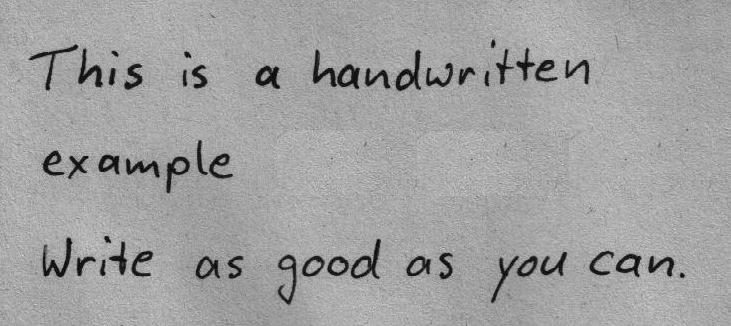
#> input picture example.png, 731 x 326 px
$ python -i segmentation.py   (imports and definitions only)
#> lines starting #> are read from the running program, lines starting #| are printed output that depends on the picture; after the words box and inside, x2 and y2 are one past the last pixel; in counts of white or black regions, pixels touching at a corner belong together
import cv2
import numpy as np
import matplotlib.pyplot as plt

def lineSegmentation(imgName):
#> called with imgName = 'example.png'
    img = cv2.imread(imgName)
#> img is the input picture: shape (326, 731, 3); min 0, max 229, mean 161.1
    chars = []
    print(img)
#> (printed output is left out)
    h,w,c = img.shape
#> h = 326; w = 731; c = 3
    wi = w
#> wi = 731
    # [7 lines of commented-out code are left out]
    img = cv2.cvtColor(img,cv2.COLOR_BGR2GRAY)
#> img: shape (326, 731)
    # plt.imshow(img,cmap="gray")
    # plt.show()

    dim,imgCopy = cv2.threshold(img,80,255,cv2.THRESH_BINARY)
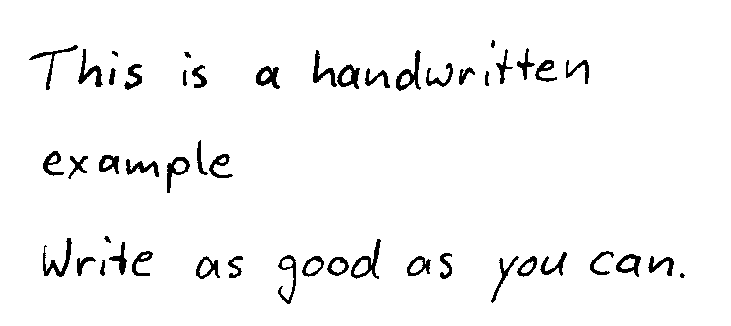
#> imgCopy: shape (326, 731); 96.2% white; 49 black regions (1 under 20 px), largest, box (x1, y1, x2, y2) and area: (396, 50, 421, 91) 354, (351, 239, 381, 279) 349, (43, 238, 72, 277) 341
    # [9 lines of commented-out code are left out]
    ret,thrsImg = cv2.threshold(img,80,255,cv2.THRESH_BINARY_INV)

    img  = thrsImg
    img1 = thrsImg
    img2 = thrsImg
    img3 = thrsImg
    # plt.imshow(img,cmap="gray")
    # plt.show()

    # to focus on foreground instead of background
    kernalLine = np.ones((5,85),np.uint8)

    kernalWord = np.ones((11,21),np.uint8)

    kernalChar = np.ones((),np.uint8)

    imgLine = cv2.dilate(img,kernalLine,iterations=1)
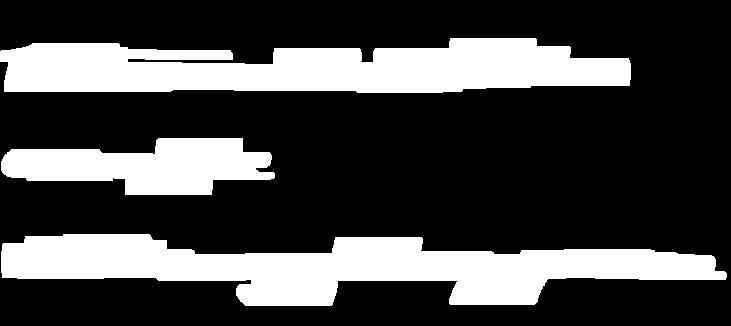
#> imgLine: shape (326, 731); 27.3% white; 3 white regions, box (x1, y1, x2, y2) and area: (1, 234, 727, 306) 28767, (0, 38, 631, 93) 26094, (1, 138, 275, 195) 10245
    # plt.imshow(imgLine)
    # plt.show()
    imgWord = cv2.dilate(img,kernalWord,iterations=1)
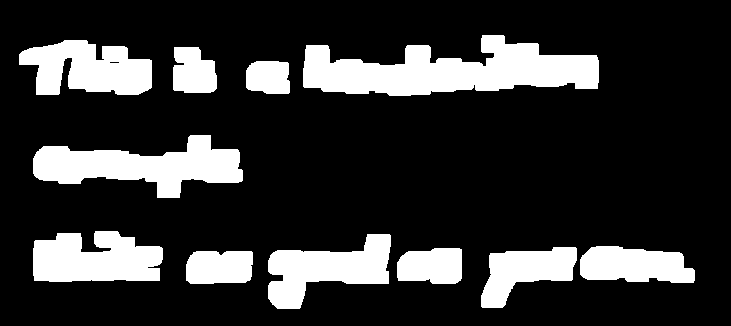
#> imgWord: shape (326, 731); 19.8% white; 11 white regions
    # plt.imshow(imgWord)
    # plt.show()
    imgChar = cv2.dilate(img,kernalChar,iterations=1)
    # plt.imshow(imgChar,cmap='gray')
    # plt.show()

    # RETR_EXTERNAL for getting external contours ony and CHAIN_APPROX_NONE for not getting all points of contours (if img is not straight then if don't want all points) but some points only
    contoursLine , heirarchy = cv2.findContours(imgLine,cv2.RETR_EXTERNAL,cv2.CHAIN_APPROX_NONE)
#> contoursLine = 3 contours; box (x1, y1, x2, y2) and area: (1, 234, 727, 306) 27940, (0, 38, 631, 93) 25286, (1, 138, 275, 195) 9912

    sorted_contours_line = sorted(contoursLine,key=lambda ctr : cv2.boundingRect(ctr)[1])
#> sorted_contours_line has the same summary as contoursLine

    for line in sorted_contours_line:

        x,y,w,h = cv2.boundingRect(line)
        requiredPart = imgWord[y:y+h,x:x+w]
        # [8 lines of commented-out code are left out]
        contoursWord , heirarchy = cv2.findContours(requiredPart,cv2.RETR_EXTERNAL,cv2.CHAIN_APPROX_NONE)
        sorted_contours_word = sorted(contoursWord,key=lambda ctr : cv2.boundingRect(ctr)[0])

        for word in sorted_contours_word:
            # print(cv2.contourArea(word))

            if(cv2.contourArea(word) <300):
                continue
            xw,yw,ww,hw = cv2.boundingRect(word)
            # print("word")

            # print(xw,yw,ww,hw)


            requiredPartWord = imgChar[y:y+h,x+xw:x+xw+ww]
            # cv2.rectangle(img2,(x+xw,y),(x+xw+ww,y+h),(255, 0, 0),2)


            contoursChar , heirarchy = cv2.findContours(requiredPartWord,cv2.RETR_EXTERNAL,cv2.CHAIN_APPROX_NONE)
            sorted_contours_char = sorted(contoursChar,key=lambda ctr : cv2.boundingRect(ctr)[0])
            wordsChar =[]
            for char in sorted_contours_char:
                # print(cv2.contourArea(char))

                if(cv2.contourArea(char) < 60):
                    continue
                xc,yc,wc,hc = cv2.boundingRect(char)
                # print("char")

                # print(xw,yw,ww,hw)
                wordsChar.append(imgCopy[y:h+y,xc+x+xw:xw+xc+x+wc])
                # plt.imshow(imgCopy[y:h+y,xc+x+xw:xw+xc+x+wc])
                # plt.show()
                cv2.rectangle(img3,(xc+x+xw,y),(xc+x+xw+wc,h+y),(255, 0, 0),2)
                # plt.imshow(img3)
                # plt.show()
            chars.append(wordsChar)
#> this loop made 3 passes
#> (x, y, w, h) on passes 1 to 3: (0, 38, 631, 55), (1, 138, 274, 57), (1, 234, 726, 72)
#> pass 1, in lineSegmentation, `requiredPart = imgWord[y:y+h,x:x+w]`:
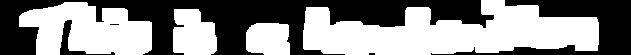
#> requiredPart: shape (55, 631); 54.2% white; 5 black regions (2 under 20 px), largest, box (x1, y1, x2, y2) and area: (0, 0, 494, 55) 11793, (431, 0, 631, 55) 3723, (60, 20, 115, 55) 355
#> pass 3, in lineSegmentation, `requiredPart = imgWord[y:y+h,x:x+w]`:
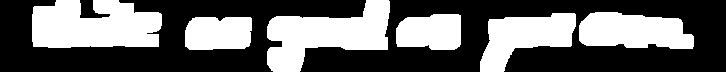
#> requiredPart: shape (72, 726); 40.1% white; 6 white regions, box (x1, y1, x2, y2) and area: (32, 0, 162, 48) 5214, (267, 0, 390, 72) 4952, (579, 12, 694, 49) 3370, (480, 13, 576, 72) 3310, (185, 17, 252, 50) 2056, (396, 14, 461, 50) 2052
#> after the loop:
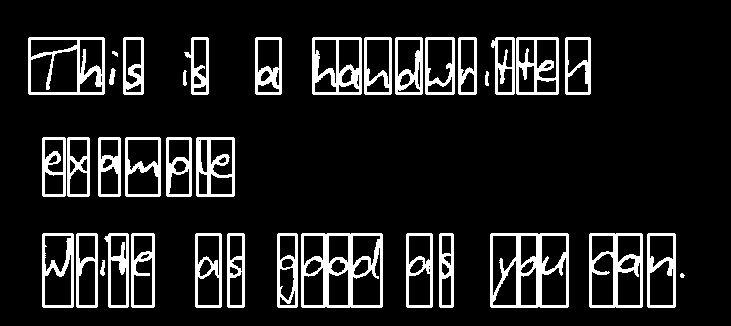
#> img3: shape (326, 731); 11.7% white; 37 white regions (1 under 20 px), largest, box (x1, y1, x2, y2) and area: (301, 233, 383, 308) 2318, (490, 233, 569, 308) 2187, (28, 37, 105, 95) 1490
#> after the loop:
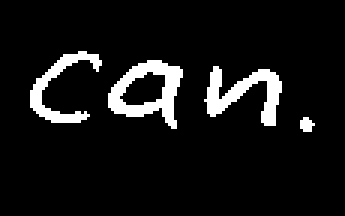
#> requiredPartWord: shape (72, 115) (shown 3 times larger); 8% white; 4 white regions (1 under 20 px), largest, box (x1, y1, x2, y2) and area: (36, 20, 61, 43) 255, (68, 22, 94, 42) 220, (10, 17, 34, 41) 172
#> after the loop, chars = 11 items
    # [4 lines of commented-out code are left out]
    return chars

>>> result = lineSegmentation('example.png')
#> result = 11 items
